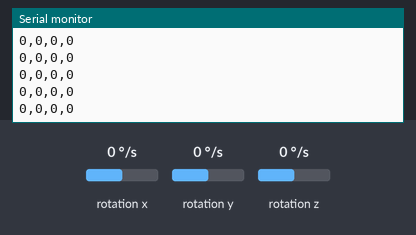
Recording of a sketch running on a simulated ESP8266 (NodeMCU). On the bench: the last lines printed to the serial monitor. Wiring (inferred from the names in the program): MPU-6050 motion sensor at I2C address 0x68. Inputs (shaded band) come from the test bench; at power-on: rotation x 0 °/s, rotation y 0 °/s, rotation z 0 °/s.

Above: at 3.4 s.
3.5 s: rotation x set to -192 °/s
At 4.2 s:
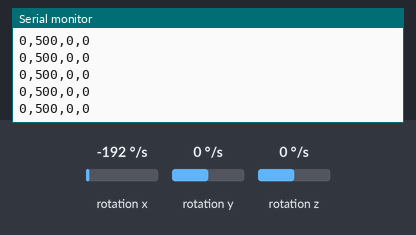
5.0 s: rotation y set to -192 °/s
6.5 s: rotation z set to -192 °/s
At 7.4 s:
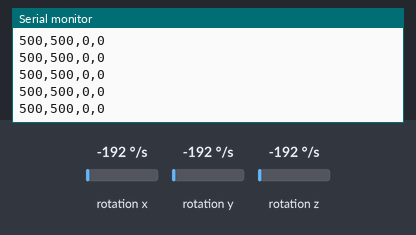
Timing chart, 0 to 9.5 s (numbered marks = the images above; inputs shaded):
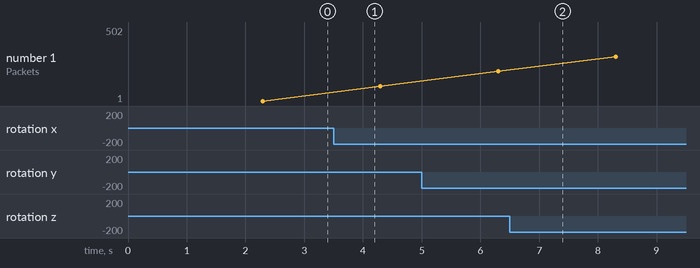

The sketch:

haath.ino
```cpp
#include <Wire.h>
#include <SoftwareSerial.h>

// --- PIN DEFINITIONS ---
#define PIN_BLE_RX          14  // D5 (GPIO14) -> HC-06 TXD
#define PIN_BLE_TX          12  // D6 (GPIO12) -> HC-06 RXD

// --- AIR MOUSE TUNING ---
#define SENSITIVITY         0.70f // Mouse speed scaling
#define DEADZONE            1.80f // Deg/s deadzone threshold to stop jitter
#define ACCEL_EXPONENT      1.25f // Smooth precision + fast travel

SoftwareSerial ble(PIN_BLE_RX, PIN_BLE_TX);

float biasX = 0.0f;
float biasY = 0.0f;
float biasZ = 0.0f;
bool ready = false;

bool readGyro(int16_t raw[3]) {
  Wire.beginTransmission(0x68);
  Wire.write(0x43);
  if (Wire.endTransmission(false) != 0) return false;
  if (Wire.requestFrom(0x68, 6) != 6) return false;
  for (int axis = 0; axis < 3; axis++) {
    uint8_t high = Wire.read();
    uint8_t low = Wire.read();
    raw[axis] = (int16_t)((high << 8) | low);
  }
  return true;
}

bool writeRegister(uint8_t address, uint8_t value) {
  Wire.beginTransmission(0x68);
  Wire.write(address);
  Wire.write(value);
  return Wire.endTransmission() == 0;
}

bool calibrate() {
  Serial.println("\n[+] Calibrating Gyro... Keep still on desk for 2 seconds!");
  float sumX = 0, sumY = 0, sumZ = 0;

  int samples = 0;
  for (int attempt = 0; attempt < 400 && samples < 200; attempt++) {
    int16_t raw[3];
    if (readGyro(raw)) {
      sumX += (float)raw[0] / 65.5f;
      sumY += (float)raw[1] / 65.5f;
      sumZ += (float)raw[2] / 65.5f;
      samples++;
    }
    delay(10);
  }

  if (samples < 200) {
    Serial.printf("[ERROR] Only %d valid gyro samples. Check wiring and reset.\n", samples);
    return false;
  }

  biasX = sumX / samples;
  biasY = sumY / samples;
  biasZ = sumZ / samples;

  Serial.println("[✓] Gyro Calibration Complete!");
  Serial.printf("    Offsets (deg/s) -> X: %.2f | Y: %.2f | Z: %.2f\n", biasX, biasY, biasZ);
  return true;
}

void setup() {
  Serial.begin(115200);
  ble.begin(115200); // Working HC-06 UART baud identified by the Bluetooth scan.
  ble.enableIntTx(false); // Transmit-only mouse: improve bit timing at 115200 baud.

  Wire.begin(4, 5); // SDA = D2 (GPIO4), SCL = D1 (GPIO5)
  Wire.setClock(100000);

  Serial.println("\n=======================================================");
  Serial.println("  ESP8266 + MPU6050 + HC-06 AIR MOUSE ONLINE");
  Serial.println("[BUILD] AIR_MOUSE_ACTIVE_115200_V1 | UART=115200 | 50Hz | no buttons");
  Serial.println("=======================================================");

  // Wake the sensor, set +/- 500 deg/s, and select DLPF configuration 3.
  if (!writeRegister(0x6B, 0x00) || !writeRegister(0x1B, 0x08) ||
      !writeRegister(0x1A, 0x03)) {
    Serial.println("[ERROR] MPU6050 setup failed. Check wiring and reset.");
    return;
  }
  delay(100);
  ready = calibrate();
  if (!ready) return;
  Serial.println("\n[✓] Air Mouse ACTIVE! Move the sensor to glide your cursor.");
}

unsigned long lastSend = 0;
unsigned long packetsSent = 0;

void loop() {
  if (!ready) {
    delay(100);
    return;
  }

  // Send the full mouse state at 50 Hz, including idle heartbeat packets.
  if (millis() - lastSend < 20) return;
  lastSend = millis();

  int16_t raw[3];
  if (!readGyro(raw)) return; // Do not keep a failed sensor connection alive.
  int16_t rawX = raw[0], rawY = raw[1], rawZ = raw[2];

  // Convert to deg/s and subtract calibrated bias
  // Yaw (turn left/right) = Gyro Z -> Mouse X
  // Pitch (tilt up/down)  = Gyro X -> Mouse Y
  float rateX = -(((float)rawZ / 65.5f) - biasZ);
  float rateY = -(((float)rawX / 65.5f) - biasX);

  // Apply deadzone threshold
  if (abs(rateX) < DEADZONE) rateX = 0.0f;
  if (abs(rateY) < DEADZONE) rateY = 0.0f;

  int moveX = 0;
  int moveY = 0;

  if (rateX != 0.0f) {
    float magX = pow(abs(rateX), ACCEL_EXPONENT) * SENSITIVITY;
    moveX = (rateX > 0) ? (int)(magX + 0.5f) : -(int)(magX + 0.5f);
  }
  if (rateY != 0.0f) {
    float magY = pow(abs(rateY), ACCEL_EXPONENT) * SENSITIVITY;
    moveY = (rateY > 0) ? (int)(magY + 0.5f) : -(int)(magY + 0.5f);
  }

  // Motion is always active; zero button fields preserve host compatibility.
  char packet[32];
  snprintf(packet, sizeof(packet), "%d,%d,0,0\n", moveX, moveY);
  ble.print(packet);    // Wireless stream over Bluetooth to PC
  Serial.print(packet); // USB Debug stream
  packetsSent++;

  // Periodic heartbeat
  static unsigned long lastHeartbeat = 0;
  if (millis() - lastHeartbeat > 2000) {
    lastHeartbeat = millis();
    Serial.printf("[Heartbeat] Build=AIR_MOUSE_ACTIVE_115200_V1 | Packets: %lu | Gyro (deg/s): X=%.1f, Y=%.1f, Z=%.1f\n",
                  packetsSent, (float)rawX / 65.5f, (float)rawY / 65.5f, (float)rawZ / 65.5f);
  }
}
```

Measured:
- after the input at 3.5 s, the serial monitor: prints a new line at once (image 1)
- after the input at 6.5 s, the serial monitor: prints a new line at once (image 2)
- plotted number 1: 201 → 502 after the input at 6.5 s
